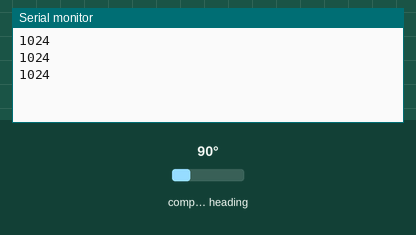
Recording of a sketch running on a simulated Arduino Uno, built with avr-gcc and run on an emulated ATmega328P. Shown: the last lines printed to the serial monitor. The inputs (shaded band) are chosen by the test bench; at power-on: compass heading 90°.

Above: at 1.3 s.
1.4 s: compass heading set to 7°
At 1.9 s:
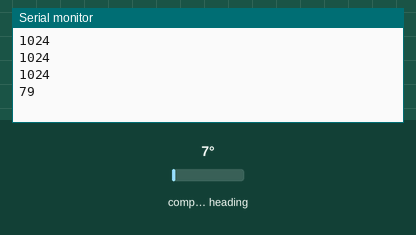
2.9 s: compass heading set to 180°
At 3.4 s:
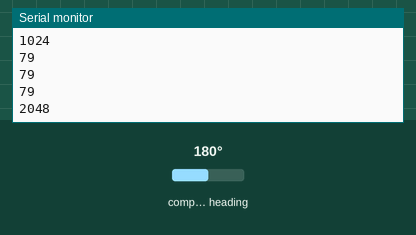
Timing chart, 0 to 5.9 s (numbered marks = the images above; inputs shaded):
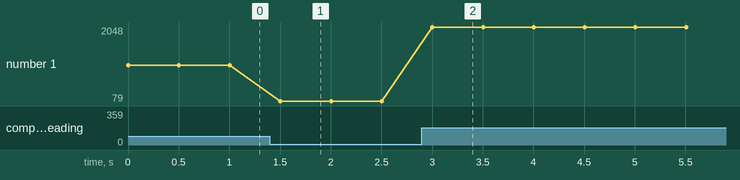

The sketch:

as5600.ino
```cpp
#include <Wire.h>
#include <AS5600.h>

AMS_5600 ams5600;

void setup() {
  Serial.begin(115200);
  Wire.begin();

  // Detect the magnet before proceeding
  if (ams5600.detectMagnet() == 0) {
    while (1) {
      if (ams5600.detectMagnet() == 1) {
        Serial.println("Magnet detected");
        break;
      } else {
        Serial.println("Cannot detect magnet");
      }
      delay(1000); // Check every second
    }
  }
}

void loop() {

  Serial.println(ams5600.getRawAngle());
  delay(500); // Delay to avoid flooding the serial output
}
```

Measured:
- after the input at 1.4 s, the serial monitor: prints a new line after 0.10 s (image 1)
- after the input at 2.9 s, the serial monitor: prints a new line after 0.10 s (image 2)
- plotted number 1: 1024 → 79 after the input at 1.4 s, 79 → 2048 after the input at 2.9 s
